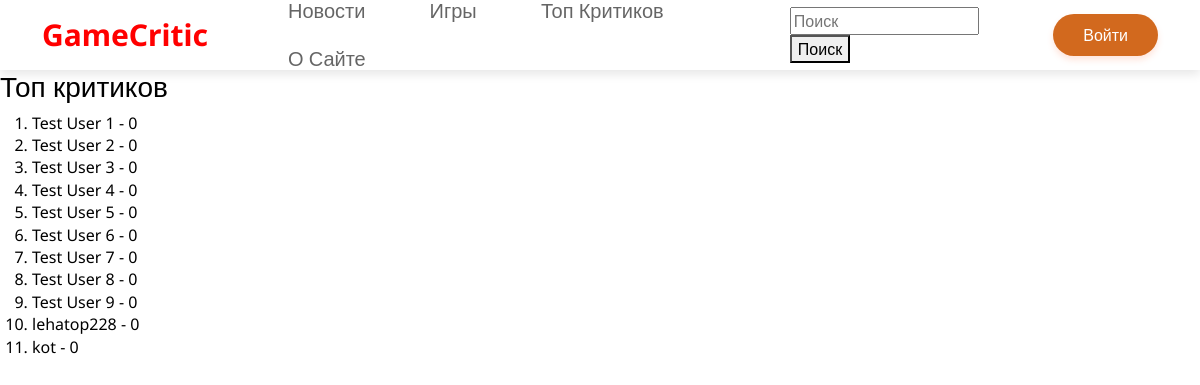
Screenshot of /top-users with the database file from the repository.
### data/users.py (models this page shows, shortened)
class User(SqlAlchemyBase, UserMixin):
    __tablename__ = 'users'
    id = sqlalchemy.Column(sqlalchemy.Integer, primary_key=True, autoincrement=True)
    login = sqlalchemy.Column(sqlalchemy.String, nullable=False, unique=True)
    name = sqlalchemy.Column(sqlalchemy.String, nullable=True)
    surname = sqlalchemy.Column(sqlalchemy.String, nullable=True)
    email = sqlalchemy.Column(sqlalchemy.String, nullable=True, unique=True)
    profile_photo = sqlalchemy.Column(sqlalchemy.String, nullable=True)
    rating = sqlalchemy.Column(sqlalchemy.Integer, default=0)
    certified = sqlalchemy.Column(sqlalchemy.Boolean, default=False)
    rank = sqlalchemy.Column(sqlalchemy.String, default='Любитель')
    hashed_password = sqlalchemy.Column(sqlalchemy.String, nullable=True)
    modified_date = sqlalchemy.Column(sqlalchemy.DateTime, default=datetime.datetime.now())
    reviews = orm.relationship('Review', back_populates='user')
    news = orm.relationship('News', back_populates='user')

### main.py (the view)
@app.route('/top-users')
def top_users():
    db_sess = db_session.create_session()
    users = db_sess.query(User).order_by(User.rating).all()
    return render_template('top_users.html', users=users)

### forms/search.py
class SearchForm(FlaskForm):
    searched = StringField('Searched', validators=[DataRequired()])
    submit = SubmitField('Искать')

### data/db_session.py (called while the page is built)
def create_session() -> Session:
    global __factory
    return __factory()

### main.py (called while the page is built)
@app.context_processor
def base():
    form = SearchForm()
    return dict(form=form)

### templates/top_users.html (shortened to what this page needs)
{% extends "index.html" %}
{%block body%}
    <h3>Топ критиков</h3>
    <ol>
        {%for user in users%}
        <li>{{user.login}} - {{user.rating}}</li>
        {%endfor%}
    </ol>
{%endblock%}

### static/css/styles.css (style rules this page uses)
body { position: relative; font-family: 'Noto Sans', sans-serif; font-size: 16px; line-height: 1.4; color: #000; min-width: 320px; overflow-x: hidden; height: auto; }

### rows the page displays
User: login "Test User 1", rating "0"
User: login "Test User 2", rating "0"
User: login "Test User 3", rating "0"
User: login "Test User 4", rating "0"
User: login "Test User 5", rating "0"
User: login "Test User 6", rating "0"
User: login "Test User 7", rating "0"
User: login "Test User 8", rating "0"
User: login "Test User 9", rating "0"
User: login "lehatop228", rating "0"
User: login "kot", rating "0"
